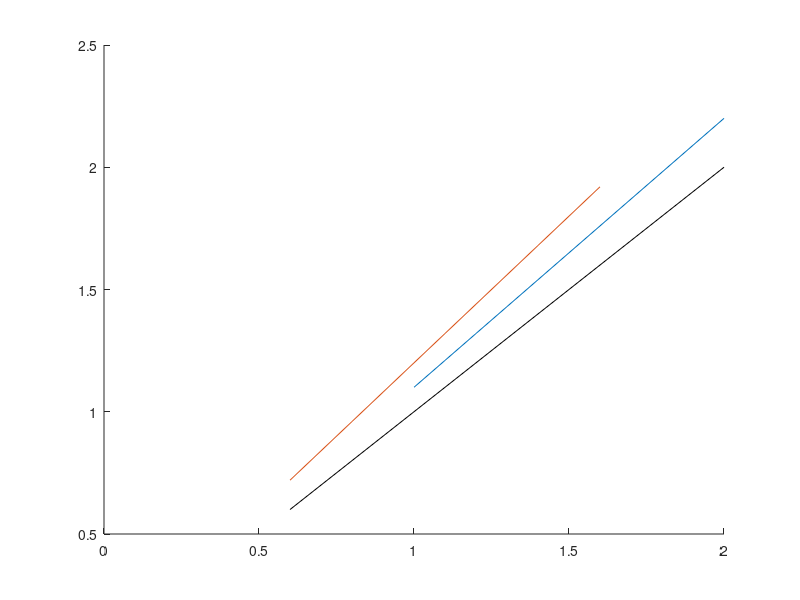
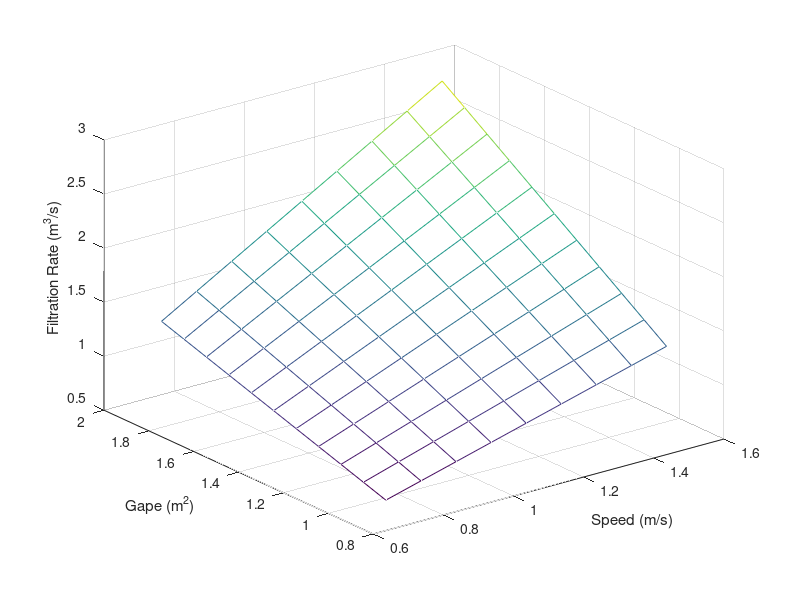

Reproduce these figures in MATLAB, in order. (Note: this script raises an error after producing the figures.)
% Functional Ecology Revision Calculations

%% How much volume is 9 million copepods? 
% one copepod = 2 - 4 mm^3
cop_vol_low = 9E6*2;
cop_vol_high = 9E6*4;
% convert mm^3 to m^3 
cop_vol_low*1E-9
cop_vol_high*1E-9

%% What makes the biggest difference? 

gape = 1:0.1:2.0; 
speed = 1.1; 
frate = gape*speed; 
figure(1), clf, hold on 
plot(gape,frate)

speed = 0.6:0.1:1.6; 
gape = 1.2; 
frate = gape*speed; 
plot(speed,frate)
plot([0.6 2],[0.6 2],'k') % 1:1 line


figure(2)
gape = 0.9:0.1:1.9;
speed = 0.7:0.1:1.5;
frate = gape'*speed; 
mesh(speed,gape,frate)
xlabel('Speed (m/s)'), ylabel('Gape (m^2)'), zlabel('Filtration Rate (m^3/s)')


%% baleen length/area/plates
baleencount = [2.00	NaN 185 
0       NaN	213
3.00	220	212
0.00	205	207
2.00	220	247
0.00	238	235
0.00	NaN	225
2.00	217	225
28.00	212	210
10.00	159	163
0.00	190	NaN]; 

mouthlength = [2	235
0	140
3	197
2	230
0	69
12	300
2	299
2.5	200
3	235
0	90
12	337
0	101
4	250
0	77
2	278
28	309
10	320
0	128
1	165
1	245
12	361
30	360
15	280
12	373
9	315
0	13
1	98
1	187.9
2 	238
0	85
1	161
0	109
0	115
2	210
2	220
1	206];

bodylen = [1030
760
1100
1090
412
1360
1155
1030
1266
478
1415
513
1270
417
1259
1370
1350
771
910
1100
1370
1600
1490
1380
1470
600
560
658
1260
401
772
470
495
975
1000
885]; 

ageGapeModel

% plot(bodylen,mouthlength(:,2),'o')
% fit relationship between body length and mouth length
ft2 = fitlm(bodylen/100,mouthlength(:,2)); % fit the model
Mlength = feval(ft2,lnth);

figure, hold on 
plot(allBlength,allPlength*100,'o')
plot(bodylen/100,mouthlength(:,2),'o')
xlabel('Body Length (m)')
plot(lnth,Blength*100,'k')
plot(lnth,Mlength,'k')

BFA = Blength*100.*Mlength; 
H = plot_ci([min(bodylength) max(NPRW(:,1))],ci*100,'patchcolor',[0 0 0],'patchalpha',0.25,'linecolor','w');
